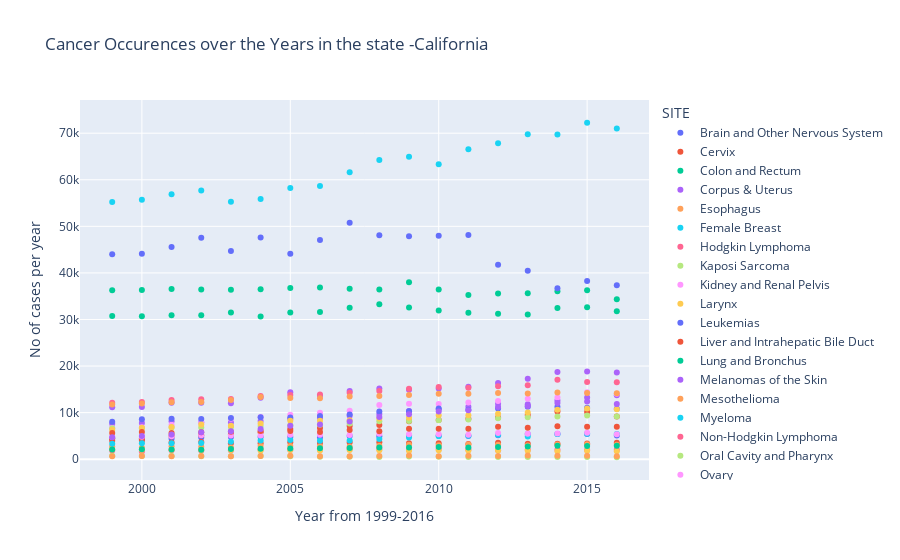
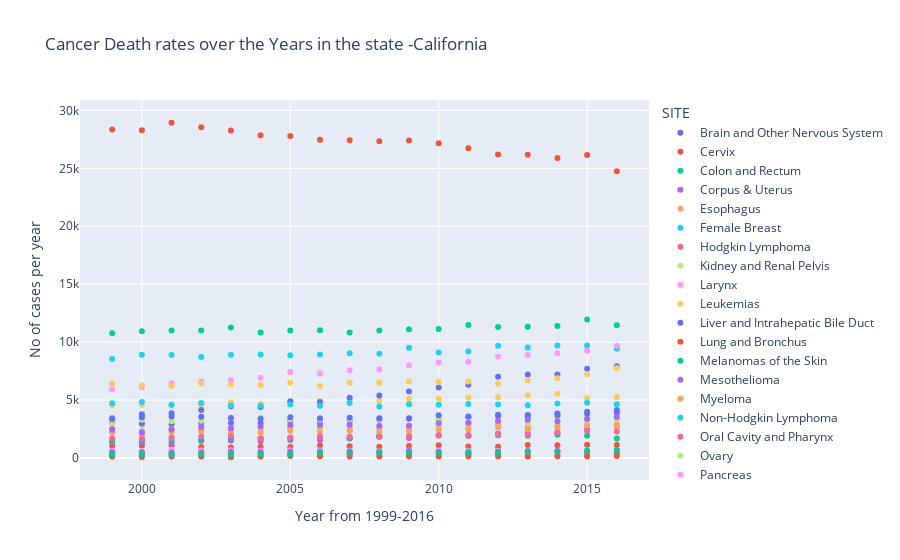

The notebook cell these images were saved under, in order:
### Code cell
# Here we will be taking input from the user for which state he needs the 
# visualization. The visualization shows all the types of cancer cases
# seperating mortality and incidences in the state


area = input('Enter a U.S State from the list\n\n'+lst+' \n\n : ')
yearly_info_data = dif_sites_info
yearly_cases_state_wise = yearly_info_data.groupby(['YEAR','SITE','EVENT_TYPE','AREA'])['COUNT'].sum().reset_index(name='CASES_PER_YEAR')
incidence_yearly_cases = yearly_cases_state_wise[
    ((yearly_cases_state_wise['EVENT_TYPE'] == 'Incidence') &(yearly_cases_state_wise['AREA'] == area) )
    ]

fig = px.scatter(incidence_yearly_cases,x='YEAR',y='CASES_PER_YEAR',labels={'YEAR':'Year from 1999-2016','CASES_PER_YEAR':'No of cases per year'},
                 color='SITE',hover_name='AREA',title='Cancer Occurences over the Years in the state -'+area)

fig.show()

mortality_yearly_cases = yearly_cases_state_wise[
    (yearly_cases_state_wise['EVENT_TYPE'] == 'Mortality') &(yearly_cases_state_wise['AREA'] == area)
    ]

fig_2 = px.scatter(mortality_yearly_cases,x='YEAR',y='CASES_PER_YEAR',labels={'YEAR':'Year from 1999-2016','CASES_PER_YEAR':'No of cases per year'},
                 color='SITE',hover_name='AREA',title='Cancer Death rates over the Years in the state -'+area)

fig_2.show()
